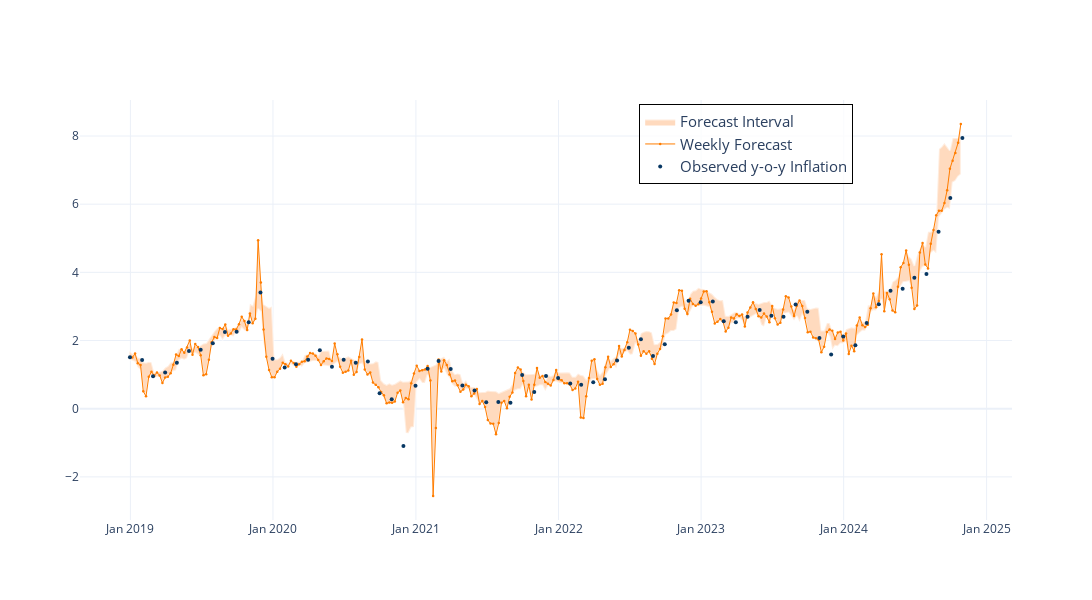

Notebook code cell kept with this figure:
### Markdown cell above
#### Weekly Forecast

### Code cell
fig1 = go.Figure()
# Add the forecast interval fill
fig1.add_trace(go.Scatter(
    x=weekly_forecast.index.tolist() + weekly_forecast.index[::-1].tolist(),
    y=weekly_forecast["min"].tolist() + weekly_forecast["max"][::-1].tolist(),
    fill='toself',
    fillcolor='#ffdabe',
    line=dict(color='rgba(255,255,255,0.5)'),
    hoverinfo="skip",
    showlegend=True,
    name="Forecast Interval"
))
# Add the high-frequency forecast line
fig1.add_trace(go.Scatter(
    x=weekly_forecast.index, 
    y=weekly_forecast["ridge"], 
    mode='lines+markers', 
    name="Weekly Forecast", 
    line=dict(color='#ff7d00', width=1.0),
    marker=dict(size=2.5)
))
# Add the y-o-y inflation line
fig1.add_trace(go.Scatter(
    x=df.loc['2018-12-30':, ].index, 
    y=df.loc['2018-12-30':, "ipc_all"], 
    mode='markers', 
    name="Observed y-o-y Inflation", 
    line=dict(color='#073763', width=0.8),
    marker=dict(size=4)
))
# Update layout for better visualization
fig1.update_layout(
    #title='High-frequency Inflation Forecast and y-o-y Inflation',
    #xaxis_title='Date',
    #yaxis_title='%',
    #legend_title='Legend',
    template='plotly_white',
    width=1200, 
    height=600,
    legend=dict(
        x=0.6,
        y=0.99,
        bgcolor='rgba(255, 255, 255, 0.8)',
        font=dict(size=15),
        bordercolor='black',
        borderwidth=1
    )
)
# Update x-axis to show dates in the desired format
fig1.update_xaxes(tickformat='%b %Y')
# Show the plot
fig1.show()

# Save the plot as an image
fig1.write_image('./Images/F0_Weekly_Forecast.png', format='png', scale=3)

### Figure 1 — Plotly figure (JSON) as saved in the notebook; plotly's stock layout.template omitted (floating-point values rounded to 4 significant figures; data arrays with more than 128 entries replaced by an {"elided": "..."} marker saying what was removed)
{"data": [{"fill": "toself", "fillcolor": "#ffdabe", "hoverinfo": "skip", "line": {"color": "rgba(255,255,255,0.5)"}, "name": "Forecast Interval", "showlegend": true, "type": "scatter", "x": {"elided": "610 str values"}, "y": {"elided": "610 float values"}}, {"line": {"color": "#ff7d00", "width": 1}, "marker": {"size": 2.5}, "mode": "lines+markers", "name": "Weekly Forecast", "type": "scatter", "x": {"elided": "305 str values"}, "y": {"elided": "305 float values"}}, {"line": {"color": "#073763", "width": 0.8}, "marker": {"size": 4}, "mode": "markers", "name": "Observed y-o-y Inflation", "type": "scatter", "x": ["2018-12-31", "2019-01-31", "2019-02-28", "2019-03-31", "2019-04-30", "2019-05-31", "2019-06-30", "2019-07-31", "2019-08-31", "2019-09-30", "2019-10-31", "2019-11-30", "2019-12-31", "2020-01-31", "2020-02-29", "2020-03-31", "2020-04-30", "2020-05-31", "2020-06-30", "2020-07-31", "2020-08-31", "2020-09-30", "2020-10-31", "2020-11-30", "2020-12-31", "2021-01-31", "2021-02-28", "2021-03-31", "2021-04-30", "2021-05-31", "2021-06-30", "2021-07-31", "2021-08-31", "2021-09-30", "2021-10-31", "2021-11-30", "2021-12-31", "2022-01-31", "2022-02-28", "2022-03-31", "2022-04-30", "2022-05-31", "2022-06-30", "2022-07-31", "2022-08-31", "2022-09-30", "2022-10-31", "2022-11-30", "2022-12-31", "2023-01-31", "2023-02-28", "2023-03-31", "2023-04-30", "2023-05-31", "2023-06-30", "2023-07-31", "2023-08-31", "2023-09-30", "2023-10-31", "2023-11-30", "2023-12-31", "2024-01-31", "2024-02-29", "2024-03-31", "2024-04-30", "2024-05-31", "2024-06-30", "2024-07-31", "2024-08-31", "2024-09-30", "2024-10-31"], "y": [1.507, 1.428, 0.9509, 1.063, 1.349, 1.691, 1.73, 1.918, 2.253, 2.258, 2.538, 3.412, 1.469, 1.21, 1.301, 1.435, 1.715, 1.229, 1.437, 1.346, 1.388, 0.4567, 0.2757, -1.096, 0.6705, 1.172, 1.399, 1.162, 0.6778, 0.5365, 0.1871, 0.199, 0.1771, 0.9905, 0.4926, 0.9587, 0.901, 0.7404, 0.7015, 0.774, 0.8664, 1.414, 1.792, 2.039, 1.548, 1.894, 2.887, 3.171, 3.123, 3.145, 2.565, 2.535, 2.695, 2.897, 2.725, 2.701, 3.058, 2.848, 2.075, 1.594, 2.118, 1.863, 2.517, 3.063, 3.46, 3.517, 3.844, 3.954, 5.193, 6.182, 7.939]}], "layout": {"height": 600, "legend": {"bgcolor": "rgba(255, 255, 255, 0.8)", "bordercolor": "black", "borderwidth": 1, "font": {"size": 15}, "x": 0.6, "y": 0.99}, "width": 1200, "xaxis": {"tickformat": "%b %Y"}}}
